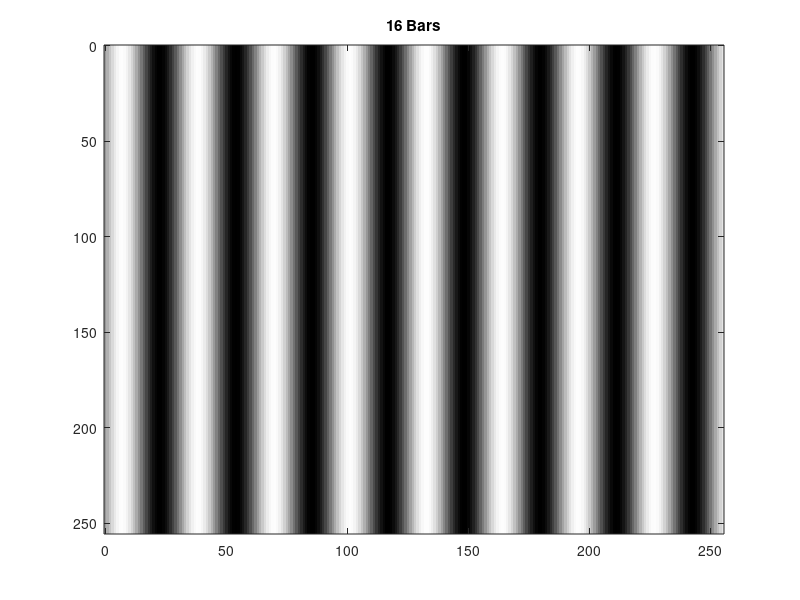

This chart was generated by the following MATLAB code:
function Part2Homework01()
% Store the sin values from 1 to 256 in B and divide by frequency to change
% the number of bars
% Call the function above to run the code

freq = 5;
for i=1:256
    for j=1:256
        B(i,j)=sin(j/freq);  % ranges from -1 to +1
    end
end
% now shift and expand so sinusoid ranges from 0 to 255
B=B+1;  % move up range to be from 0 to 2
B=127.5*B;  % now ranges from 0 to 255
image([0 255],[0 255],B) % display a matrix as an image
axis ij  % put 0,0 in UL corner
title('16 Bars');
colormap(gray(256)) % a 256 valued (8-bit) grayscale